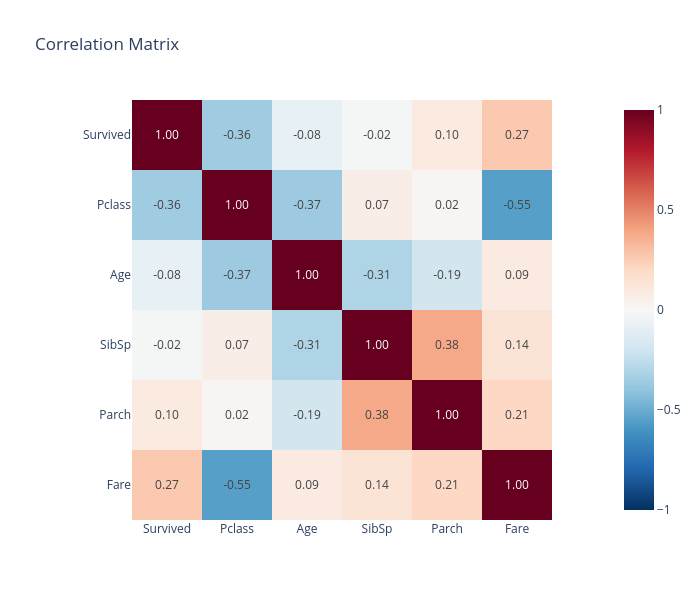

Notebook cell for this chart:
### Code cell
numeric_cols = [c for c in df.columns if df[c].dtype in (pl.Float64, pl.Int64)]
corr = np.corrcoef(df.select(numeric_cols).to_numpy().T)
fig = px.imshow(
    corr, x=numeric_cols, y=numeric_cols,
    text_auto=".2f", color_continuous_scale="RdBu_r",
    zmin=-1, zmax=1, title="Correlation Matrix",
)
fig.update_layout(width=700, height=600)
fig.show()

### Figure 1 — Plotly figure (JSON) as saved in the notebook; plotly's stock layout.template omitted (floating-point values rounded to 4 significant figures)
{"data": [{"coloraxis": "coloraxis", "hovertemplate": "x: %{x}<br>y: %{y}<br>color: %{z}<extra></extra>", "name": "0", "texttemplate": "%{z:.2f}", "type": "heatmap", "x": ["Survived", "Pclass", "Age", "SibSp", "Parch", "Fare"], "xaxis": "x", "y": ["Survived", "Pclass", "Age", "SibSp", "Parch", "Fare"], "yaxis": "y", "z": [[1.0, -0.3565, -0.08245, -0.01552, 0.09527, 0.2661], [-0.3565, 1.0, -0.3659, 0.06519, 0.02367, -0.5529], [-0.08245, -0.3659, 1.0, -0.3074, -0.1879, 0.09314], [-0.01552, 0.06519, -0.3074, 1.0, 0.3833, 0.1399], [0.09527, 0.02367, -0.1879, 0.3833, 1.0, 0.2066], [0.2661, -0.5529, 0.09314, 0.1399, 0.2066, 1.0]]}], "layout": {"coloraxis": {"cmax": 1, "cmin": -1, "colorscale": [[0, "rgb(5,48,97)"], [0.1, "rgb(33,102,172)"], [0.2, "rgb(67,147,195)"], [0.3, "rgb(146,197,222)"], [0.4, "rgb(209,229,240)"], [0.5, "rgb(247,247,247)"], [0.6, "rgb(253,219,199)"], [0.7, "rgb(244,165,130)"], [0.8, "rgb(214,96,77)"], [0.9, "rgb(178,24,43)"], [1, "rgb(103,0,31)"]]}, "height": 600, "title": {"text": "Correlation Matrix"}, "width": 700, "xaxis": {"anchor": "y", "constrain": "domain", "domain": [0, 1], "scaleanchor": "y"}, "yaxis": {"anchor": "x", "autorange": "reversed", "constrain": "domain", "domain": [0, 1]}}}
